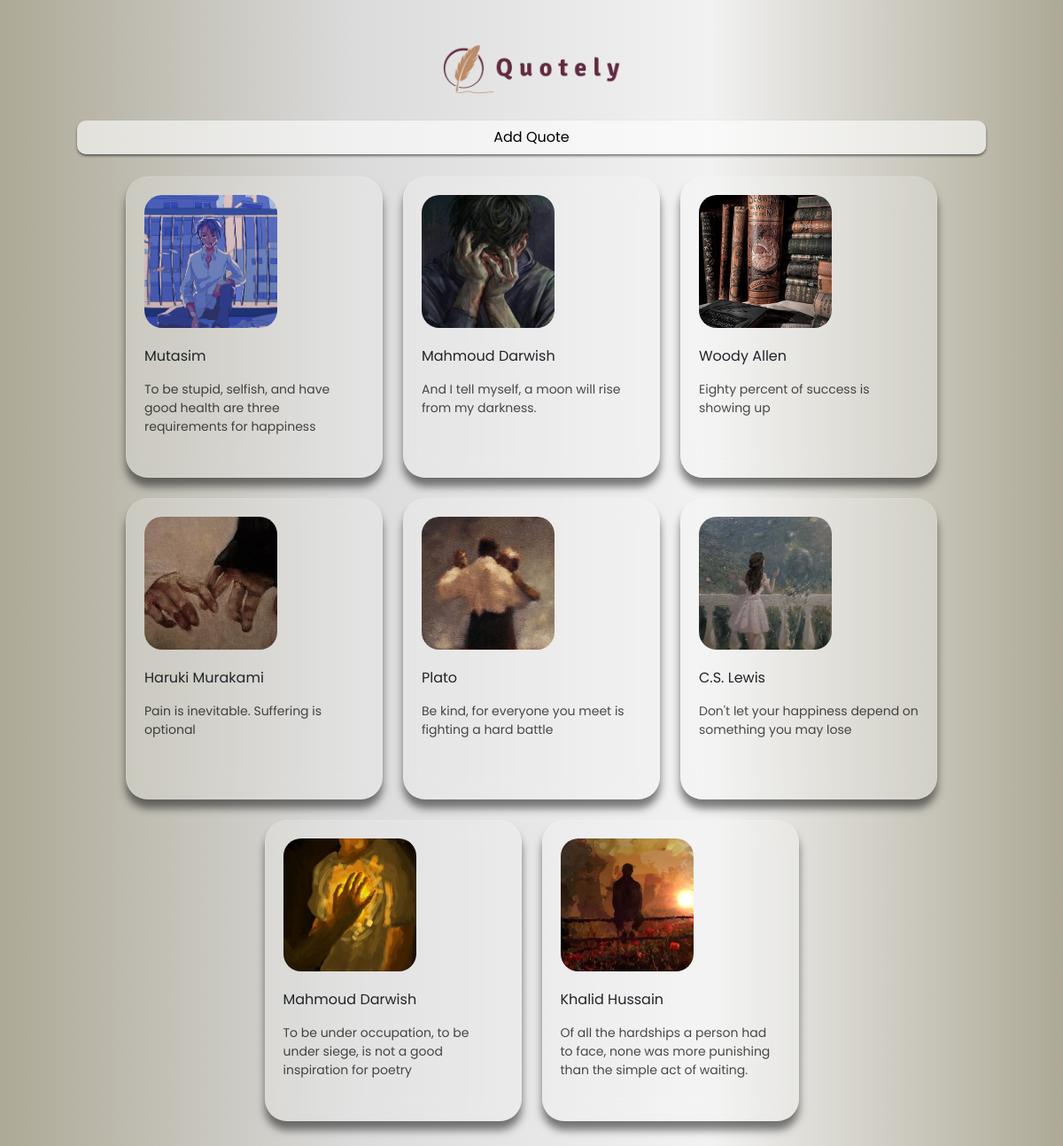
The page / on the database its author committed.
### base/models.py (models this page shows)
class Post(models.Model):
    image = models.ImageField(upload_to='posts/', null=True)
    content = models.CharField(max_length=150, help_text="Write your quote here")
    author = models.CharField(max_length=100, help_text="The author of the quote", null=True)
    date = models.DateField(default=datetime.now, null=True)

### base/views.py (the view, shortened to what this page needs)
# urls.py: path('', main, name='main'),
def main(request):
    posts = Post.objects.all()
    return render(request, 'base/main.html', {'posts': posts})

### base/templates/base/main.html (shortened to what this page needs)
{% load static %}
<!DOCTYPE html>
<html lang="en">
<head>
    <link rel="stylesheet" href="https://cdn.jsdelivr.net/npm/bootstrap@5.2.3/dist/css/bootstrap.min.css">
    <link rel="stylesheet" href="{% static 'base/styles/style.css' %}">
</head>
<body>
    {% block content %}
    <div class="container">
        <header class="header">
            <div id="logo">
                <img src="{% static 'base/images/logo.png' %}" alt="logo">
            </div>
        </header>
        <button type="button" class="add-quote" data-bs-toggle="modal" data-bs-target="#exampleModal">
            Add Quote
        </button>
        <div class="cards">
            {% for post in posts %}
            <div class="card glassmorphism">
                <img id="image" src="{{post.image.url}}" alt="{{pots.author}}">
                <h class="content"> {{post.author}} </h>
                <p class="writer">{{post.content}}</p>
            </div>
            {% endfor %}
        </div>
    </div>
    {% endblock content %}
</body>
</html>

### base/static/base/styles/style.css (style rules this page uses)
body { font-family: "Poppins", sans-serif; background: linear-gradient(to left, #ada996, #f2f2f2, #dbdbdb, #ada996); }
.container { width: 100%; display: flex; flex-direction: column; justify-content: center; align-items: center; padding: 50px 0 50px 0; }
.glassmorphism { background: rgba(255, 255, 255, 0.2); box-shadow: 0 10px 10px rgba(0, 0, 0, 0.5); border: 1.5px solid rgba(255, 255, 255, 0.1); text-decoration: none; z-index: 1; backdrop-filter: blur(15px); }
#logo { width: 200px; margin-bottom: 30px; }
.header { width: 100%; display: flex; justify-content: center; }
.cards { display: flex; align-items: center; justify-content: center; flex-wrap: wrap; gap: 23px; }
.add-quote { padding: 6px 50px; width: 90%; border-radius: 10px; margin-bottom: 25px; background: rgba(255, 255, 255, 0.6); box-shadow: 0 2px 3px rgba(0, 0, 0, 0.5); border: 1.5px solid rgba(255, 255, 255, 0.1); transition: 0.3s; color: #000 !important; }
.card { width: 290px; height: 340px; border-radius: 25px; padding: 20px; }
#image { object-fit: cover; object-position: center; width: 150px; height: 150px; border-radius: 20px; margin-bottom: 20px; }
.writer { font-size: 14px; margin: 15px 0; color: rgba(0, 0, 0, 0.7); }
.content { max-height: 94px; overflow-y: scroll; }

### rows shown on the page
Post: image (picture), author "Mutasim", content "To be stupid, selfish, and have good health are three requirements for happiness"
Post: image (picture), author "Mahmoud Darwish", content "And I tell myself, a moon will rise from my darkness."
Post: image (picture), author "Woody Allen", content "Eighty percent of success is showing up"
Post: image (picture), author "Haruki Murakami", content "Pain is inevitable. Suffering is optional"
Post: image (picture), author "Plato", content "Be kind, for everyone you meet is fighting a hard battle"
Post: image (picture), author "C.S. Lewis", content "Don't let your happiness depend on something you may lose"
Post: image (picture), author "Mahmoud Darwish", content "To be under occupation, to be under siege, is not a good inspiration for poetry"
Post: image (picture), author "Khalid Hussain", content "Of all the hardships a person had to face, none was more punishing than the simple act of waiting."
